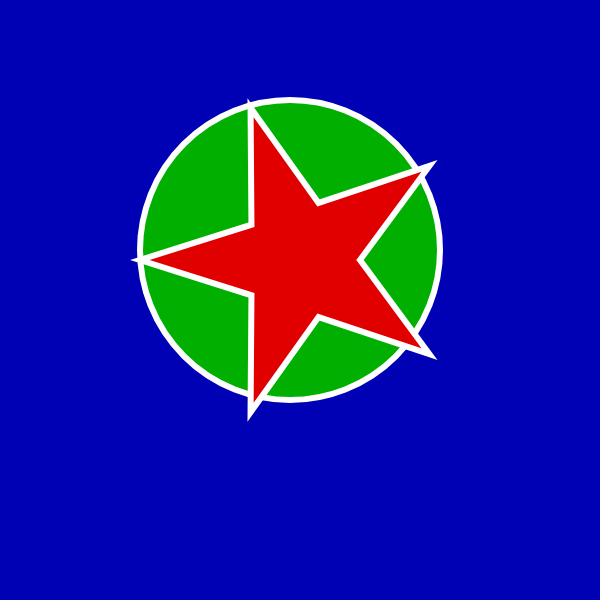
Frame 1 (no input)
Frame 60 (no input): identical to frame 1, image omitted
Frame 120 (the mouse pressed at the canvas centre since frame 60): identical to frame 1, image omitted

The p5.js sketch that drew this single still picture (run headless with seeded random() and noise() and a simulated clock; from frame 60 on, the mouse is pressed at the canvas centre):

// p5.js sketch
// ── sketch.js
function setup() {
  createCanvas(600, 600);
}

function draw() {
  background(0, 0, 180);
  strokeWeight(6); // Thicker
  stroke(255,255,255)
  fill(0, 175, 0)
  circle(290, 250, 300);
 
  fill(225, 0, 0)
    push();
    translate(width * 0.8, height * 0.5);
    star(-180, -40, 160, 60, 5);
    pop();
    function star(x, y, radius1, radius2, npoints) {
      let angle = TWO_PI / npoints;
      let halfAngle = angle / 2.0;
      beginShape();
      for (let a = 0; a < TWO_PI; a += angle) {
        let sx = x + cos(a) * radius2;
        let sy = y + sin(a) * radius2;
        vertex(sx, sy);
        sx = x + cos(a + halfAngle) * radius1;
        sy = y + sin(a + halfAngle) * radius1;
        vertex(sx, sy);
      }
      endShape(CLOSE);
    }
    
  }
  
 
